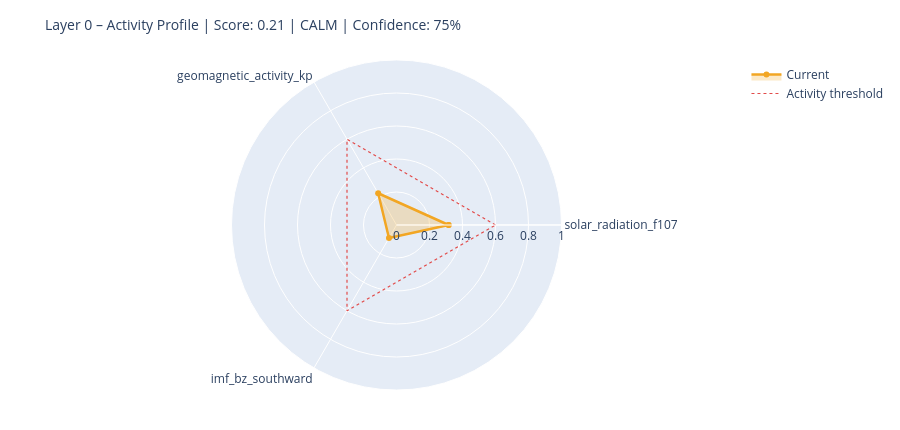

This figure's notebook cell:
### Markdown cell above
---
## 6. State Assessment & Handoff to Layer 1

### Code cell
# ============================================================
# STEP 1 – Collect raw values with source modes
# Mode: 'primary' | 'fallback_3h' | 'last_valid' | 'missing'
# ============================================================

def safe_last(df, col):
    if df is None or col not in df.columns: return None
    s = df[col].dropna()
    return float(s.iloc[-1]) if not s.empty else None

f107_now = safe_last(df_f107, 'f10.7')
bz_now   = safe_last(df_mag,  'bz_gsm')
kp_now   = safe_last(df_kp,   'kp')
sw_now   = safe_last(df_sw,   'speed')

source_modes = {
    'F10.7':    'primary'  if f107_now is not None else 'missing',
    'Kp':       'primary'  if kp_now   is not None else 'missing',
    'IMF_Bz':   'primary'  if bz_now   is not None else 'missing',
    'SW_speed': 'primary'  if sw_now   is not None else 'missing',
}

# Kp Fallback – 3h endpoint
if kp_now is None:
    try:
        r = requests.get(
            'https://services.swpc.noaa.gov/json/noaa-planetary-k-index.json',
            timeout=10)
        r.raise_for_status()
        fb = pd.DataFrame(r.json())
        tc = next((c for c in fb.columns if 'time' in c.lower()), fb.columns[0])
        kc = next((c for c in fb.columns if 'kp' in c.lower() and c != tc), None)
        if kc:
            fb[kc] = fb[kc].astype(str).str.extract(r'([0-9]+(?:\.[0-9]*)?)')[0]
            fb[kc] = pd.to_numeric(fb[kc], errors='coerce')
            fb = fb[fb[kc] >= 0].dropna(subset=[kc])
            if not fb.empty:
                kp_now = float(fb[kc].iloc[-1])
                source_modes['Kp'] = 'fallback_3h'
                print(f'  Kp fallback (3h): {kp_now:.1f}')
    except Exception as e:
        print(f'  Kp fallback failed: {e}')

# Solar Wind Fallback – last valid value
if sw_now is None and df_sw is not None and 'speed' in df_sw.columns:
    s = df_sw['speed'].dropna()
    if not s.empty:
        sw_now = float(s.iloc[-1])
        source_modes['SW_speed'] = 'last_valid'
        print(f'  SW fallback (last_valid): {sw_now:.0f} km/s')

print()
print('Source modes:', source_modes)

# ============================================================
# STEP 2 – Score from available components only
# ============================================================

def norm(v, lo, hi):
    if v is None: return None
    return max(0.0, min(1.0, (v - lo) / (hi - lo)))

COMPONENTS = {
    'solar_radiation_f107':    (f107_now, norm(f107_now, 60, 250)),
    'geomagnetic_activity_kp': (kp_now,   norm(kp_now,   0,   9)),
    'imf_bz_southward':        (bz_now,   norm(-(bz_now or 0) if bz_now else None, -5, 30)
                                           if bz_now is not None else None),
    'solar_wind_speed':        (sw_now,   norm(sw_now, 300, 800)),
}

available   = {k: v[1] for k, v in COMPONENTS.items() if v[1] is not None}
unavailable = [k for k, v in COMPONENTS.items() if v[1] is None]

layer0_score = round(sum(available.values()) / len(available), 4) if available else None
confidence   = round(len(available) / len(COMPONENTS), 2)

level = ('unknown'  if layer0_score is None
         else 'calm'     if layer0_score < 0.3
         else 'moderate' if layer0_score < 0.6
         else 'active')

# ============================================================
# STEP 3 – Dominant Driver
# ============================================================

def dominant_driver(kp, f107, bz, sw):
    candidates = []
    if kp   is not None and kp   >= 4:   candidates.append(('geomagnetic',    kp / 9))
    if sw   is not None and sw   >= 500:  candidates.append(('solar_wind',     sw / 800))
    if bz   is not None and bz   <= -5:   candidates.append(('imf_southward',  abs(bz) / 30))
    if f107 is not None and f107 >= 150:  candidates.append(('solar_radiation',f107 / 250))
    return max(candidates, key=lambda x: x[1])[0] if candidates else 'none'

driver = dominant_driver(kp_now, f107_now, bz_now, sw_now)

# ============================================================
# STEP 4 – Downstream expectations
# ============================================================

def downstream_expectation(driver, score, kp, bz, f107):
    exp = {
        'magnetosphere':        'calm',
        'ionosphere':           'calm',
        'schumann_resonance':   'unchanged',
        'lithosphere_currents': 'low',
    }
    if driver == 'geomagnetic' or (kp and kp >= 5):
        exp['magnetosphere']        = 'compressed / storm'
        exp['ionosphere']           = 'elevated disturbance (TEC variability)'
        exp['schumann_resonance']   = 'elevated amplitude possible'
        exp['lithosphere_currents'] = 'elevated induction currents'
    elif driver == 'imf_southward' or (bz and bz <= -5):
        exp['magnetosphere']        = 'energy coupling active'
        exp['ionosphere']           = 'elevated electron density possible'
        exp['schumann_resonance']   = 'slight modulation possible'
    elif driver == 'solar_radiation' or (f107 and f107 >= 150):
        exp['ionosphere']           = 'elevated ionization (F-layer)'
        exp['schumann_resonance']   = 'slightly elevated background activity'
    return exp

downstream = downstream_expectation(driver, layer0_score, kp_now, bz_now, f107_now)

# ============================================================
# CONSOLE OUTPUT
# ============================================================

W = 58
print('=' * W)
print('LAYER 0 – STATE ASSESSMENT')
print('=' * W)
for name, (raw_v, score_v) in COMPONENTS.items():
    if score_v is not None:
        bar = '█' * int(score_v * 20) + '░' * (20 - int(score_v * 20))
        print(f'  {name:<35}  {bar}  {score_v:.2f}')
    else:
        print(f'  {name:<35}  {"─" * 20}  n/a')
print('-' * W)
print(f'  Score ({len(available)}/{len(COMPONENTS)} components):  {layer0_score:.3f}')
print(f'  Confidence:         {confidence:.0%}')
print(f'  Level:              {level.upper()}')
print(f'  Dominant Driver:    {driver}')

# Radar chart
cats = list(available.keys())
vals = list(available.values())
if len(cats) >= 3:
    fig = go.Figure()
    fig.add_trace(go.Scatterpolar(
        r=vals + [vals[0]], theta=cats + [cats[0]],
        fill='toself', fillcolor='rgba(242,166,35,0.25)',
        line=dict(color='#F2A623', width=2.5), name='Current'
    ))
    fig.add_trace(go.Scatterpolar(
        r=[0.6] * (len(cats) + 1), theta=cats + [cats[0]],
        line=dict(color='#E24B4A', dash='dot', width=1.2),
        mode='lines', name='Activity threshold'
    ))
    fig.update_layout(
        title=dict(text=f'Layer 0 – Activity Profile | Score: {layer0_score:.2f} | {level.upper()} | Confidence: {confidence:.0%}',
                   font=dict(size=14)),
        polar=dict(radialaxis=dict(visible=True, range=[0, 1])),
        height=430, showlegend=True,
        margin=dict(l=60, r=60, t=60, b=40)
    )
    fig.show()

### Figure 1 — Plotly figure (JSON) as saved in the notebook; plotly's stock layout.template omitted (floating-point values rounded to 4 significant figures)
{"data": [{"fill": "toself", "fillcolor": "rgba(242,166,35,0.25)", "line": {"color": "#F2A623", "width": 2.5}, "name": "Current", "r": [0.3158, 0.2222, 0.09114, 0.3158], "theta": ["solar_radiation_f107", "geomagnetic_activity_kp", "imf_bz_southward", "solar_radiation_f107"], "type": "scatterpolar"}, {"line": {"color": "#E24B4A", "dash": "dot", "width": 1.2}, "mode": "lines", "name": "Activity threshold", "r": [0.6, 0.6, 0.6, 0.6], "theta": ["solar_radiation_f107", "geomagnetic_activity_kp", "imf_bz_southward", "solar_radiation_f107"], "type": "scatterpolar"}], "layout": {"height": 430, "margin": {"b": 40, "l": 60, "r": 60, "t": 60}, "polar": {"radialaxis": {"range": [0, 1], "visible": true}}, "showlegend": true, "title": {"font": {"size": 14}, "text": "Layer 0 – Activity Profile | Score: 0.21 | CALM | Confidence: 75%"}}}
